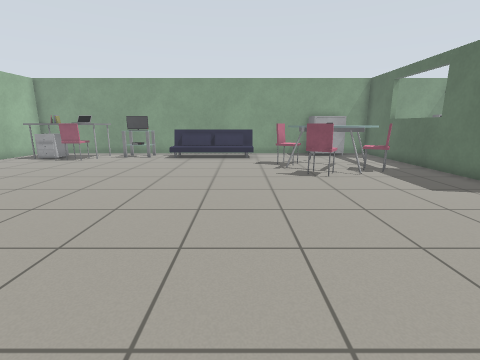
view 1 (above)

18 first-person views from a walk through a robot-simulator world made for Gazebo. The camera is 1 m above the floor, tilts 12° down and sees 85° across. The floor is counted in squares, 0.5 m on a side. Each view is taken from the middle of a square. On the plan, view 1 faces up. The plan holds only what a view shows up to about 16 squares ahead; the rest is blank. The place goes on beyond the plan.

view 2
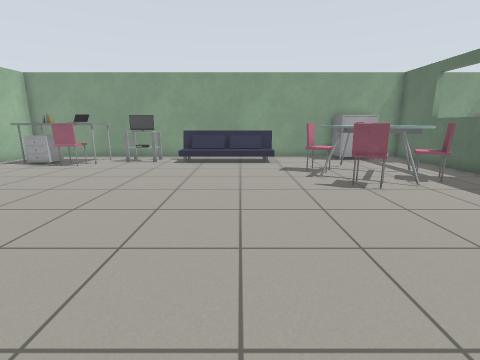

view 3
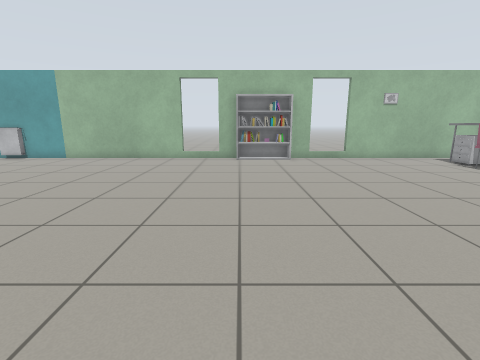

view 4
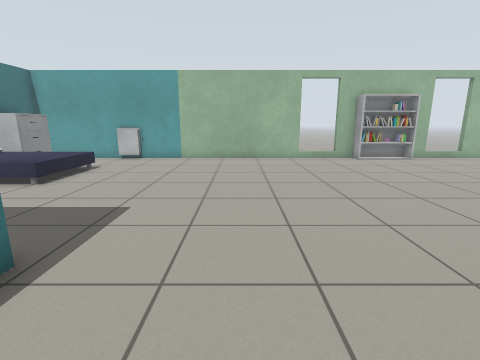

view 5
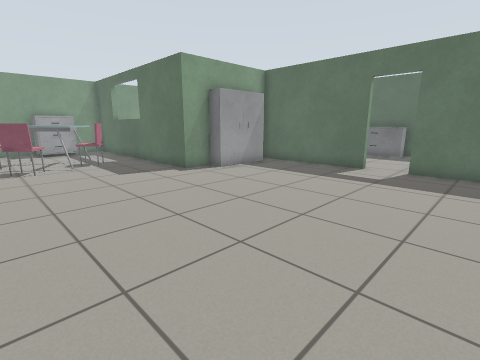

view 6
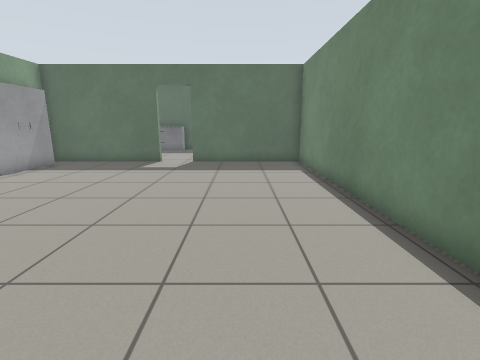

view 7
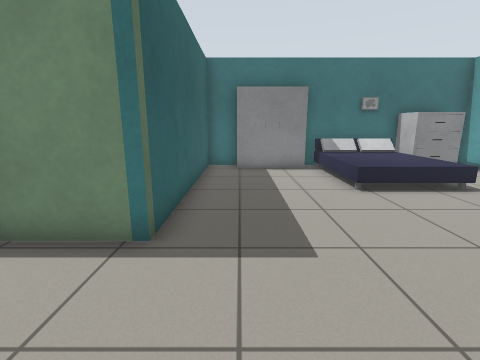

view 8
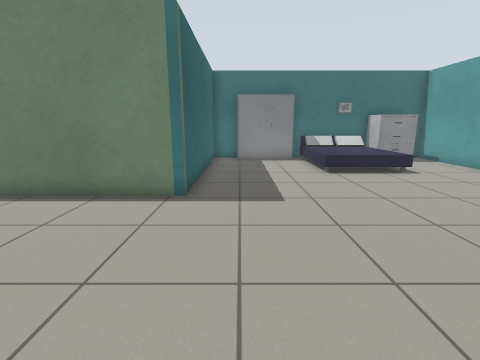

view 9
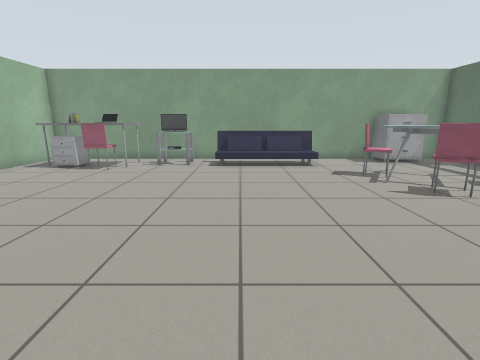

view 10
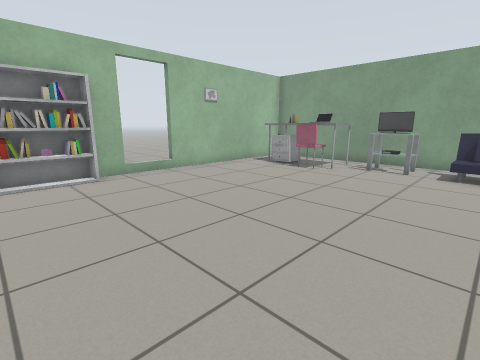

view 11
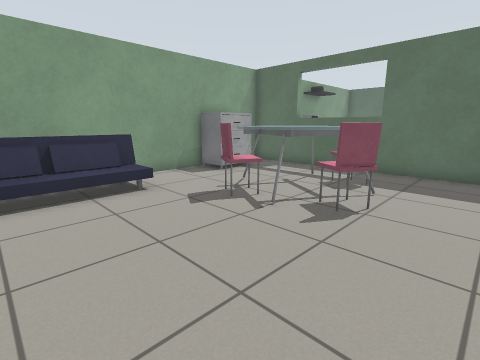

view 12
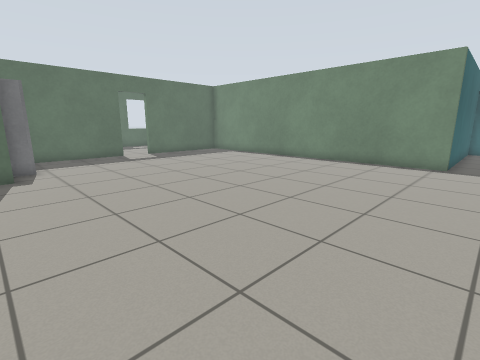

view 13
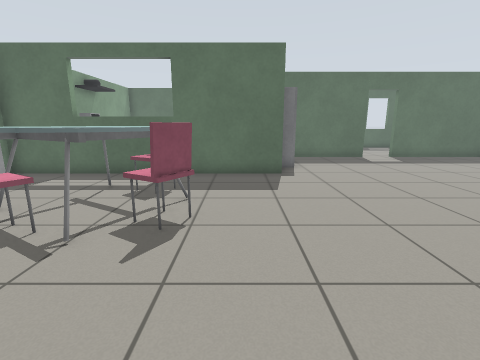

view 14
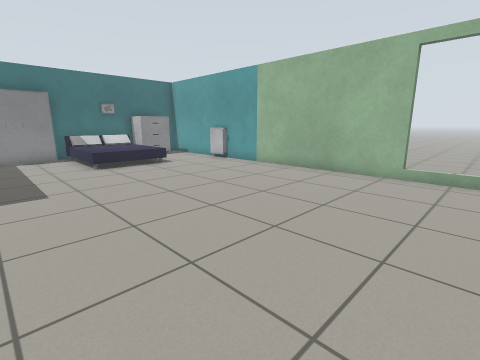

view 15
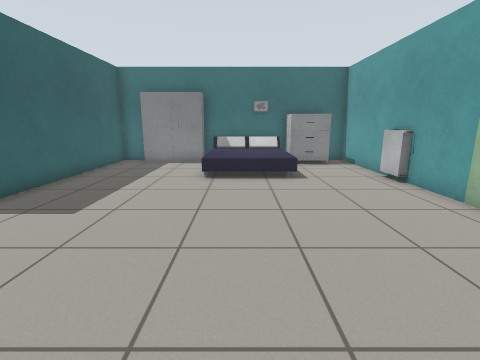

view 16
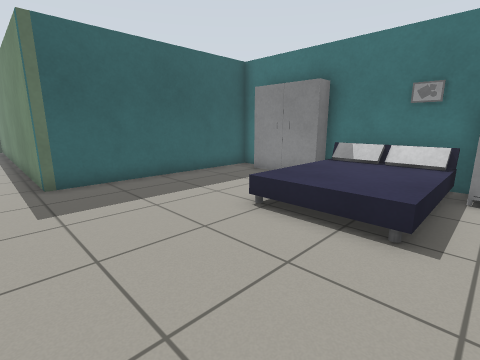

view 17
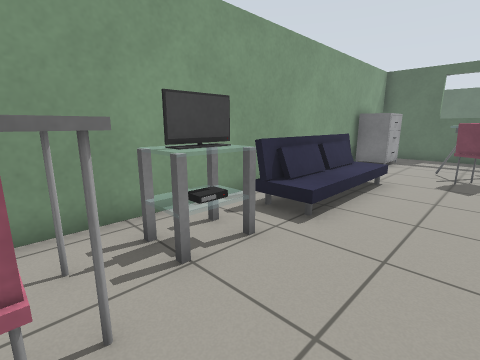

view 18
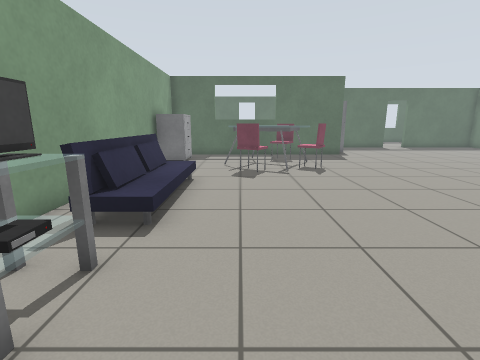

### Floor plan
Key: @ floor where view 1 was taken; # wall or solid block; x gap in a wall; . floor; D open door; T TV; S sofa; A table; C chest of drawers; H chair; R round table; B bookshelf; E bed; W wardrobe; O other object.
Columns run from 14 left of view 1 to 14 right of it. Each row starts with its distance up from view 1.
 19 ##               #######
 18 ###################CCC####
 17 #.A   ATT.SSSSSS...CCC.#
 16 #. O  ATT.SSSSSS.......#
 15 #.ACHHA...........R....#
 14 #...............HHR  ..#
 13 #...............HRRRR..#
 12 #...............RRRRHH.#
 11 #................HHRH..#
 10 .................HH....#
  9 .......................#
  8 x......................#
  7 #B.....................##W  #
  6 #B.......................WWW#
  5 #B..........................#
  4 #B..........................#
  3 x...........................#
  2 ............................#
  1 ............................D
  0 #.............@.............D
 -1 #...........................#
 -2 #...........................#
 -3 #...........................#
 -4 #...........................#
 -5 #...........................#
 -6 #............################
 -7 #............#
 -8 #............#
 -9 #............#
-10 O...EEEE.....#
-11 #...EEEE.....#
-12 #...EEEE.....#
-13 #.CCEEEE.....#
-14 #CCCEEEEWWWW.#
-15 #########  ###

Positions as (right, up) in squares from view 1, and headings:
1: (0, 0), facing up
2: (-1, 2), facing up
3: (2, 4), facing left
4: (2, -3), facing left
5: (2, -3), facing up-right
6: (0, -3), facing right
7: (-3, -2), facing down
8: (-3, 1), facing down
9: (-3, 3), facing up
10: (-3, 4), facing up-left
11: (-3, 8), facing up-right
12: (-3, 8), facing down-right
13: (-2, 9), facing right
14: (-3, 3), facing down-left
15: (-8, 0), facing down
16: (-11, -5), facing down-right
17: (-9, 13), facing up-right
18: (-9, 14), facing right
